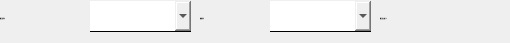
     <widget class="QWidget" name="page_static_grille_model">
      <widget class="QLabel" name="label_112">
       <property name="geometry">
        <rect>
         <x>0</x>
         <y>3</y>
         <width>91</width>
         <height>31</height>
        </rect>
       </property>
       <property name="font">
        <font>
         <family>黑体</family>
         <pointsize>-1</pointsize>
        </font>
       </property>
       <property name="text">
        <string>静压箱型号:</string>
       </property>
      </widget>
      <widget class="QComboBox" name="comboBox_static_box_model">
       <property name="geometry">
        <rect>
         <x>90</x>
         <y>1</y>
         <width>101</width>
         <height>31</height>
        </rect>
       </property>
       <property name="font">
        <font>
         <family>黑体</family>
         <pointsize>-1</pointsize>
        </font>
       </property>
       <property name="styleSheet">
        <string notr="true">border:none;
border-bottom:1px solid black;</string>
       </property>
      </widget>
      <widget class="QLabel" name="label_113">
       <property name="geometry">
        <rect>
         <x>380</x>
         <y>3</y>
         <width>121</width>
         <height>31</height>
        </rect>
       </property>
       <property name="font">
        <font>
         <family>黑体</family>
         <pointsize>-1</pointsize>
        </font>
       </property>
       <property name="text">
        <string>静压箱末端尺寸:</string>
       </property>
      </widget>
      <widget class="QComboBox" name="comboBox_grille_model">
       <property name="geometry">
        <rect>
         <x>270</x>
         <y>1</y>
         <width>101</width>
         <height>31</height>
        </rect>
       </property>
       <property name="font">
        <font>
         <family>黑体</family>
         <pointsize>-1</pointsize>
        </font>
       </property>
       <property name="styleSheet">
        <string notr="true">border:none;
border-bottom:1px solid black;</string>
       </property>
      </widget>
      <widget class="QLabel" name="label_114">
       <property name="geometry">
        <rect>
         <x>200</x>
         <y>3</y>
         <width>71</width>
         <height>31</height>
        </rect>
       </property>
       <property name="font">
        <font>
         <family>黑体</family>
         <pointsize>-1</pointsize>
        </font>
       </property>
       <property name="text">
        <string>格栅型号:</string>
       </property>
      </widget>
     </widget>
